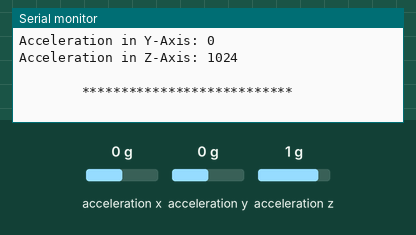
Recording of a sketch running on a simulated Arduino Uno, built with avr-gcc and run on an emulated ATmega328P. Shown: the last lines printed to the serial monitor. Wiring (inferred from the names in the program): MMA8452 accelerometer at I2C address 0x1C. Inputs (shaded band) come from the test bench; at power-on: acceleration x 0 g, acceleration y 0 g, acceleration z 1 g.

Above: at 2.2 s.
2.3 s: acceleration x set to -1.4 g
At 3.91 s:
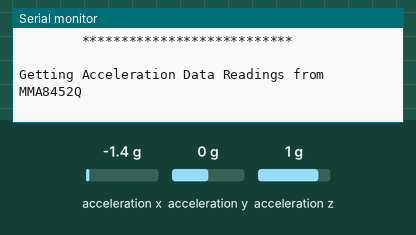
5.7 s: acceleration y set to -1.4 g
At 7.8 s:
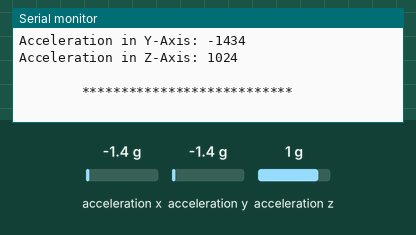
9.1 s: acceleration z set to -1.4 g
At 11.66 s:
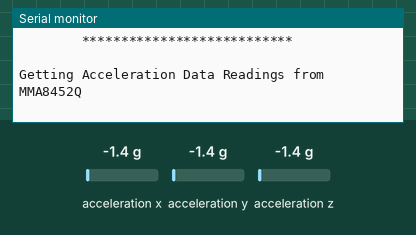
12.5 s: acceleration x set to -0.8 g
At 15.6 s:
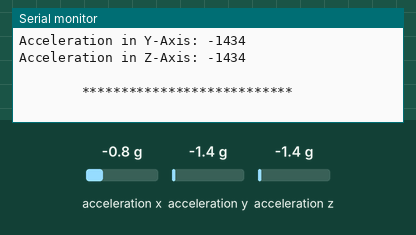
Timing chart, 0 to 17.1 s (numbered marks = the images above; inputs shaded):
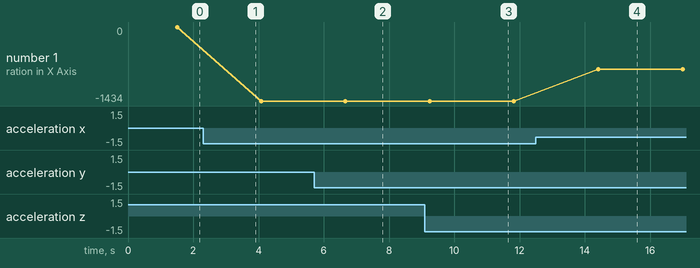

The sketch:

ReadAccel.ino
```cpp
/**************************************************************************/
/*
        Distributed with a free-will license.
        Use it any way you want, profit or free, provided it fits in the licenses of its associated works.
        MMA8452Q
        This code is designed to work with the MMA8452Q_I2CS I2C Mini Module available from ControlEverything.com.
        https://shop.controleverything.com/products/3-axis-12-bit-8-bit-digital-accelerometer
        NT
*/
/**************************************************************************/

#include <Wire.h>
#include <MMA8452Q.h>

MMA8452Q mma;

void setup(void)
{
    Serial.begin(9600);
    // The address can be changed making the option of connecting multiple devices
    mma.getAddr_MMA8452Q(MMA8452Q_DEFAULT_ADDRESS_ACCEL);        // 0x1C
    // mma.getAddr_MMA8452Q(MMA8452Q_ADDRESS_ACCEL_UPDATED);        // 0x1D

    // The Accelerometer's Output Buffer Data Format Full Scale and Data Rate Selection
    // can be changed via the following function:

    /*
    // Also some more parameters can be changed using the following functions
    // Accelerometer:
    // Output Data High-Pass Filtered, Auto-Wake Sample Frequency When the Device is in Sleep Mode
    // Reduced Noise Reduced Maximum Range Mode, Fast-Read Mode, Fast-Read Mode
    // Self-Test Mode, Software Reset Mode, Sleep Mode Power Scheme Selection
    // Auto-Sleep Enable andActive Mode Power Scheme Selection
    // These functions can be modified and added here so that the parameters can be altered as per requirement
    */

    mma.setAccelRange(ACCEL_RANGE_2G);                  // 2 g
    // mma.setAccelRange(ACCEL_RANGE_4G);               // 4 g
    // mma.setAccelRange(ACCEL_RANGE_8G);               // 8 g

    mma.setAccelBandwidth(ACCEL_BANDWIDTH_800HZ);       // ODR: 800 Hz, Period: 1.25 ms
    // mma.setAccelBandwidth(ACCEL_BANDWIDTH_400HZ);    // ODR: 400 Hz, Period: 2.5 ms
    // mma.setAccelBandwidth(ACCEL_BANDWIDTH_200HZ);    // ODR: 200 Hz, Period: 5 ms
    // mma.setAccelBandwidth(ACCEL_BANDWIDTH_100HZ);    // ODR: 100 Hz, Period: 10 ms
    // mma.setAccelBandwidth(ACCEL_BANDWIDTH_50HZ);     // ODR: 50 Hz, Period: 20 ms
    // mma.setAccelBandwidth(ACCEL_BANDWIDTH_12_5HZ);   // ODR: 12.5 Hz, Period: 80 ms
    // mma.setAccelBandwidth(ACCEL_BANDWIDTH_6_25HZ);   // ODR: 6.25 Hz, Period: 160 ms
    // mma.setAccelBandwidth(ACCEL_BANDWIDTH_1_56HZ);   // ODR: 1.56 Hz, Period: 740 ms


    mma.begin();
    delay(1000);
}

void loop(void)
{
    byte error;
    int8_t address;

    // MMA8452Q Accelerometer Address
    address = mma.mma_i2cAddress;

    // The i2c_scanner uses the return value of
    // the Write.endTransmisstion to see if
    // a device did acknowledge to the address.
    Wire.beginTransmission(address);
    error = Wire.endTransmission();
    if (error == 0)
    {
        Serial.println("Getting Acceleration Data Readings from MMA8452Q");
        Serial.println(" ");
        // Set up the sensor for Accelerometer
        mma.setUpAccelerometer();
        delay(500);

        // Display the results for Acceleration
        mma.Measure_Accelerometer();

        // Output Data to Screen
        Serial.print("Acceleration in X-Axis: ");
        Serial.println(mma.mma_accelData.X);
        Serial.print("Acceleration in Y-Axis: ");
        Serial.println(mma.mma_accelData.Y);
        Serial.print("Acceleration in Z-Axis: ");
        Serial.println(mma.mma_accelData.Z);
        Serial.println(" ");
        Serial.println("        ***************************        ");
        Serial.println(" ");
        delay(1000);
    }
    else
    {
        Serial.println("MMA8452Q Disconnected!");
        Serial.println(" ");
        Serial.println("        ************        ");
        Serial.println(" ");
    }


    delay(1000);
}
```

Source omitted: MMA8452Q.cpp (15483 bytes), MMA8452Q.h (18069 bytes)

Measured:
- after the input at 5.7 s, the serial monitor: prints a new line after 0.99 s (image 2)
- after the input at 9.1 s, the serial monitor: prints a new line after 0.21 s (image 3)
- after the input at 12.5 s, the serial monitor: prints a new line after 1.9 s (image 4)
- plotted number 1: 0 → -1434 after the input at 2.3 s, -1434 → -819 after the input at 12.5 s
